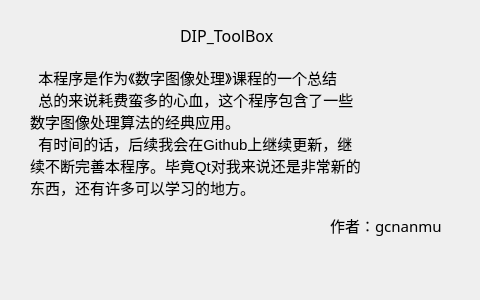
<?xml version="1.0" encoding="UTF-8"?>
<ui version="4.0">
 <class>Form</class>
 <widget class="QWidget" name="Form">
  <property name="geometry">
   <rect>
    <x>0</x>
    <y>0</y>
    <width>480</width>
    <height>300</height>
   </rect>
  </property>
  <property name="sizePolicy">
   <sizepolicy hsizetype="Fixed" vsizetype="Fixed">
    <horstretch>0</horstretch>
    <verstretch>0</verstretch>
   </sizepolicy>
  </property>
  <property name="minimumSize">
   <size>
    <width>480</width>
    <height>300</height>
   </size>
  </property>
  <property name="maximumSize">
   <size>
    <width>480</width>
    <height>300</height>
   </size>
  </property>
  <property name="windowTitle">
   <string>关于本程序</string>
  </property>
  <widget class="QLabel" name="label">
   <property name="geometry">
    <rect>
     <x>30</x>
     <y>60</y>
     <width>411</width>
     <height>161</height>
    </rect>
   </property>
   <property name="font">
    <font>
     <pointsize>11</pointsize>
    </font>
   </property>
   <property name="text">
    <string>  本程序是作为《数字图像处理》课程的一个总结
  总的来说耗费蛮多的心血，这个程序包含了一些
数字图像处理算法的经典应用。
  有时间的话，后续我会在Github上继续更新，继
续不断完善本程序。毕竟Qt对我来说还是非常新的
东西，还有许多可以学习的地方。
</string>
   </property>
  </widget>
  <widget class="QLabel" name="label_2">
   <property name="geometry">
    <rect>
     <x>60</x>
     <y>190</y>
     <width>261</width>
     <height>41</height>
    </rect>
   </property>
   <property name="text">
    <string/>
   </property>
  </widget>
  <widget class="QLabel" name="label_3">
   <property name="geometry">
    <rect>
     <x>330</x>
     <y>210</y>
     <width>121</width>
     <height>31</height>
    </rect>
   </property>
   <property name="font">
    <font>
     <family>Agency FB</family>
     <pointsize>11</pointsize>
    </font>
   </property>
   <property name="text">
    <string>作者：gcnanmu</string>
   </property>
  </widget>
  <widget class="QLabel" name="label_4">
   <property name="geometry">
    <rect>
     <x>180</x>
     <y>20</y>
     <width>151</width>
     <height>31</height>
    </rect>
   </property>
   <property name="font">
    <font>
     <family>HarmonyOS Sans SC Medium</family>
     <pointsize>12</pointsize>
    </font>
   </property>
   <property name="text">
    <string>DIP_ToolBox</string>
   </property>
  </widget>
 </widget>
 <resources/>
 <connections/>
</ui>
